Frame 1 (no input): blank canvas, image omitted
Frame 60 (the mouse pressed at the canvas centre just before this capture): blank canvas, image omitted
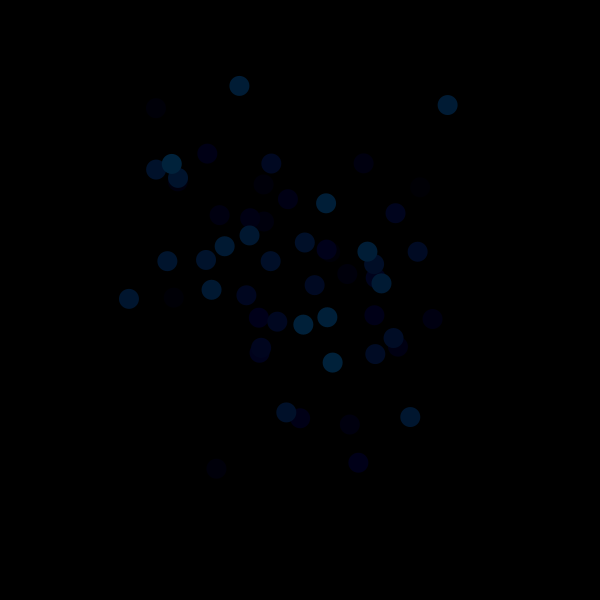
Frame 120 (the mouse held since frame 60 and released just before this capture)

The Processing sketch whose frames 1 and 60 were blank and that drew this single picture after the mouse press (run headless with seeded random() and noise(); from frame 60 on, the mouse is pressed at the canvas centre):

// Processing sketch: FloatingDots
// ── FloatingDots.pde
float x = 0;
float y = 0;
int numOfParticles = 0;

//float r = 0;
//float g = 0;
//float b = 0;

void setup(){
  size(600, 600);
}

void draw(){
  background(0);
  fill(#88CDFA);
  noStroke();
  
  //makeMagical();
  if(mousePressed){
    numOfParticles ++;
  }
  for(int i = 5; i < numOfParticles; i++){
    //r = random(25);
    //g = random(100);
    //b = random(255);
    fill(0, i - 25, i);
    
    x = getWormX(i);
    y = getWormY(i);
    ellipse(x, y, 20, 20);
  }
}

float frequency = .005;
float noiseInterval = PI;

void makeMagical() {
     fill( 0, 0, 0, 10 );
     rect(0, 0, width, height);
     noStroke();
}

float getWormX(int i) {
     return map(noise(i*noiseInterval + frameCount * frequency), 0, 1, 0, width);
}

float getWormY(int i) {
     return map(noise(i*noiseInterval+1 + frameCount * frequency), 0, 1, 0, height);
}
